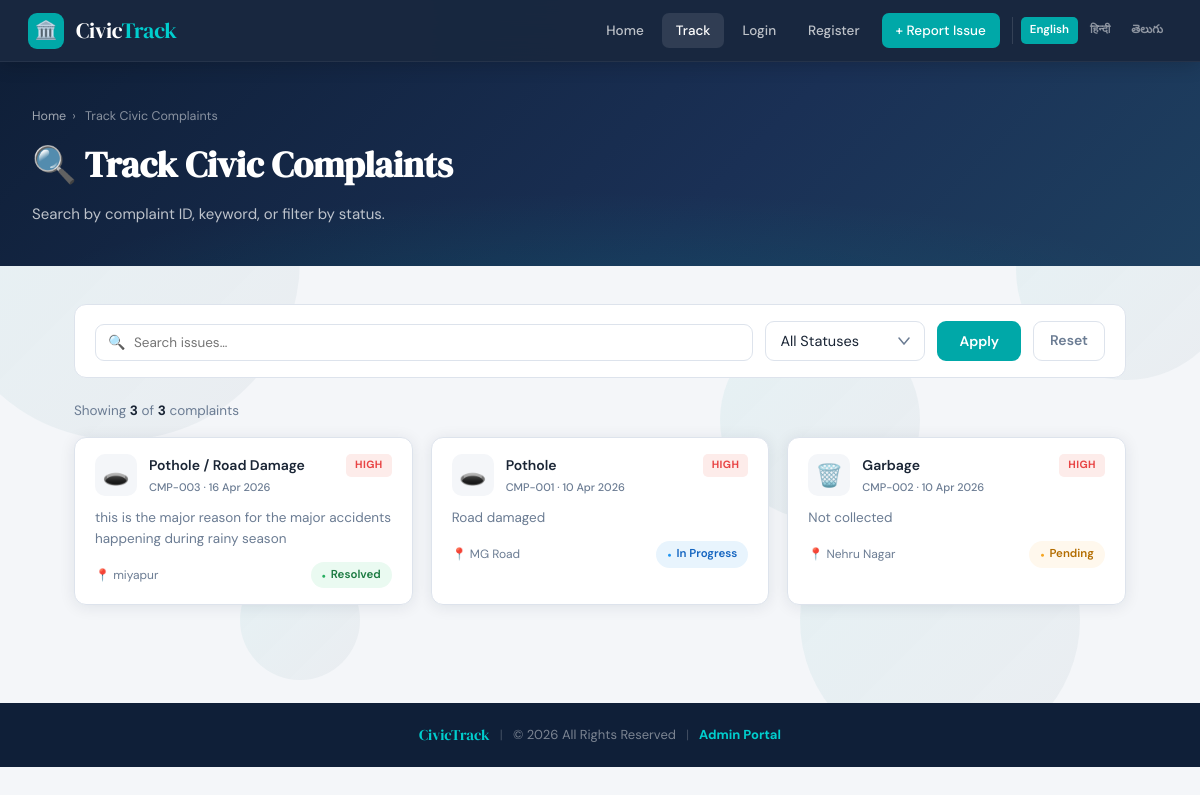
/track.php, run on the app's committed database.
### tables this page shows
CREATE TABLE `feedback` (
  `id` int NOT NULL,
  `complaint_id` varchar(20) NOT NULL,
  `rating` tinyint NOT NULL,
  `comment` text,
  `submitted_at` datetime NOT NULL DEFAULT CURRENT_TIMESTAMP,
  `created_at` datetime DEFAULT CURRENT_TIMESTAMP
);

CREATE TABLE `complaints` (
  `id` int NOT NULL,
  `complaint_id` varchar(20) NOT NULL,
  `type` varchar(120) NOT NULL,
  `description` text NOT NULL,
  `ward` varchar(255) DEFAULT NULL,
  `address` varchar(300) NOT NULL,
  `landmark` varchar(180) DEFAULT NULL,
  `lat` decimal(10,7) DEFAULT NULL,
  `lng` decimal(10,7) DEFAULT NULL,
  `priority` enum('High','Medium','Low') NOT NULL DEFAULT 'Medium',
  `status` enum('Pending','In Progress','Resolved','Escalated') NOT NULL DEFAULT 'Pending',
  `citizen_name` varchar(120) NOT NULL,
  `citizen_phone` varchar(15) NOT NULL,
  `citizen_id` int DEFAULT NULL,
  `image_path` varchar(350) DEFAULT NULL,
  `submitted_at` datetime NOT NULL DEFAULT CURRENT_TIMESTAMP,
  `updated_at` datetime NOT NULL DEFAULT CURRENT_TIMESTAMP ON UPDATE CURRENT_TIMESTAMP
);

### includes/db.php (called while the page is built, shortened)
<?php
class DB {
    private static ?PDO $instance = null;
    public static function get(): PDO {
        if (self::$instance === null) {
            $dsn = sprintf(
                'mysql:host=%s;dbname=%s;charset=%s',
                DB_HOST, DB_NAME, DB_CHARSET
            );
            try {
                self::$instance = new PDO($dsn, DB_USER, DB_PASS, [
                    PDO::ATTR_ERRMODE            => PDO::ERRMODE_EXCEPTION,
                    PDO::ATTR_DEFAULT_FETCH_MODE => PDO::FETCH_ASSOC,
                    PDO::ATTR_EMULATE_PREPARES   => false,
                ]);
            } catch (PDOException $e) {
                die('<div style="font-family:sans-serif;padding:40px;color:#c0392b">
                    <h2>Database Connection Failed</h2>
                    <p>Please check your <code>includes/config.php</code> credentials and ensure MySQL is running.</p>'
                    . (DEBUG_MODE ? '<pre>' . htmlspecialchars($e->getMessage()) . '</pre>' : '')
                    . '</div>');
            }
        }
        return self::$instance;
    }
    public static function rows(string $sql, array $params = []): array {
        $stmt = self::get()->prepare($sql);
        $stmt->execute($params);
        return $stmt->fetchAll();
    }
    public static function row(string $sql, array $params = []): ?array {
        $stmt = self::get()->prepare($sql);
        $stmt->execute($params);
        $row = $stmt->fetch();
        return $row ?: null;
    }
}

### track.php (the view, shortened to what this page needs)
<?php
require_once __DIR__ . '/includes/header.php';
$search       = trim($_GET['q']      ?? '');
$statusFilter = trim($_GET['status'] ?? 'all');
$filters = [];
$complaints   = getComplaints($filters);
$stats        = getStats();
?>
<div class="page-hero">
  <div class="breadcrumb"><a href="<?= APP_URL ?>/index.php"><?= te('nav_home') ?></a><span>›</span> <?= te('track_title') ?></div>
  <h1>🔍 <?= te('track_title') ?></h1>
  <p><?= te('track_sub') ?></p>
</div>
<div class="section">
  <form method="GET" style="background:var(--card);border:1px solid var(--border);border-radius:var(--radius);padding:16px 20px;margin-bottom:22px;display:flex;gap:12px;flex-wrap:wrap;align-items:flex-end">
    <div style="flex:1;min-width:200px">
      <div class="search-box" style="max-width:100%">
        <span class="search-icon">🔍</span>
        <input type="text" name="q" value="<?= e($search) ?>" placeholder="<?= te('search_placeholder') ?>" style="border-radius:9px"/>
      </div>
    </div>
    <div style="min-width:160px">
      <select name="status" class="form-control" style="height:40px">
        <option value="all"        <?= $statusFilter==='all'         ?'selected':'' ?>>All Statuses</option>
      </select>
    </div>
    <button type="submit" class="btn-submit" style="height:40px;padding:0 22px"><?= te('btn_apply') ?></button>
    <a href="<?= APP_URL ?>/track.php" class="btn-ghost" style="height:40px;padding:0 16px;display:flex;align-items:center"><?= te('btn_reset') ?></a>
  </form>
  <div style="font-size:13.5px;color:var(--text-muted);margin-bottom:16px">
    <?= te('showing') ?> <strong style="color:var(--text)"><?= count($complaints) ?></strong>
    <?= te('of') ?> <strong style="color:var(--text)"><?= (int)$stats['total'] ?></strong>
    <?= te('complaints') ?>
  </div>
  <?php if (empty($complaints)): ?>
    <div class="empty-state">
      <div class="empty-icon">📭</div>
      <h3><?= te('no_complaints') ?></h3>
      <p><a href="<?= APP_URL ?>/citizen/submit.php" style="color:var(--teal)"><?= te('nav_report') ?></a></p>
    </div>
  <?php else: ?>
    <div class="complaints-grid">
      <?php foreach ($complaints as $c): ?>
        <a href="<?= APP_URL ?>/citizen/view.php?id=<?= urlencode($c['complaint_id']) ?>"
           class="card complaint-card" style="text-decoration:none;display:block">
          <div class="complaint-card-header">
            <div class="complaint-icon" style="background:var(--bg);font-size:22px;width:42px;height:42px;border-radius:10px;display:flex;align-items:center;justify-content:center">
              <?= typeIcon($c['type']) ?>
            </div>
            <div class="complaint-meta">
              <div class="complaint-type"><?= e(preg_replace('/^[^\s]+\s/', '', $c['type'])) ?></div>
              <div class="complaint-id"><?= e($c['complaint_id']) ?> · <?= e($c['date_fmt']) ?></div>
            </div>
            <?= priorityBadge($c['priority']) ?>
          </div>
          <div class="complaint-card-body">
            <div class="complaint-desc"><?= e($c['description']) ?></div>
            <div class="complaint-footer">
              <span class="complaint-location">📍 <?= e($c['address']) ?></span>
              <?= statusBadge($c['status']) ?>
            </div>
          </div>
        </a>
      <?php endforeach; ?>
    </div>
  <?php endif; ?>
</div>
<?php require_once __DIR__ . '/includes/footer.php'; ?>

### includes/functions.php (shortened to what this page needs)
<?php
require_once __DIR__ . '/db.php';
function e(mixed $val): string {
    return htmlspecialchars((string)$val, ENT_QUOTES, 'UTF-8');
}
function getComplaints(array $filters = []): array {
    $where  = ['1=1'];
    $params = [];
    $sql = "SELECT c.*,
                   DATE_FORMAT(c.submitted_at, '%d %b %Y') AS date_fmt,
                   DATEDIFF(NOW(), c.submitted_at) AS age_days,
                   f.rating AS fb_rating,
                   f.comment AS fb_comment
            FROM complaints c
            LEFT JOIN feedback f ON f.complaint_id = c.complaint_id
            WHERE " . implode(' AND ', $where) . "
            ORDER BY FIELD(c.priority,'High','Medium','Low'), c.submitted_at DESC";
    return DB::rows($sql, $params);
}
function getStats(): array {
   return DB::row(
    "SELECT
        COUNT(*) AS total,
        SUM(CASE WHEN status = 'Pending' THEN 1 ELSE 0 END) AS pending,
        SUM(CASE WHEN status = 'In Progress' THEN 1 ELSE 0 END) AS in_progress,
        SUM(CASE WHEN status = 'Resolved' THEN 1 ELSE 0 END) AS resolved,
        SUM(CASE WHEN status = 'Escalated' THEN 1 ELSE 0 END) AS escalated,
        SUM(CASE WHEN priority = 'High' THEN 1 ELSE 0 END) AS highPriority
     FROM complaints"
    ) ?: ['total'=>0, 'pending'=>0, 'in_progress'=>0, 'resolved'=>0, 'escalated'=>0, 'highPriority'=>0];
}
function statusBadge(string $status): string {
    $map = [
        'Pending'     => 'badge-pending',
        'In Progress' => 'badge-inprogress',
        'Resolved'    => 'badge-resolved',
        'Escalated'   => 'badge-escalated',
    ];
    $cls = $map[$status] ?? 'badge-pending';
    return '<span class="badge ' . $cls . '">' . e($status) . '</span>';
}
function priorityBadge(string $priority): string {
    $map = ['High' => 'priority-high', 'Medium' => 'priority-medium', 'Low' => 'priority-low'];
    $cls = $map[$priority] ?? 'priority-low';
    return '<span class="priority-badge ' . $cls . '">' . e($priority) . '</span>';
}
function typeIcon(string $type): string {
    $map = [
        'Pothole'      => '🕳️',
        'Garbage'      => '🗑️',
        'Water'        => '💧',
        'Streetlight'  => '💡',
        'Tree'         => '🌳',
        'Drainage'     => '🚧',
        'Construction' => '🏗️',
        'Toilet'       => '🚻',
    ];
    foreach ($map as $key => $icon) {
        if (stripos($type, $key) !== false) return $icon;
    }
    return '📋';
}

### data on the page
feedback: complaints.type "🕳️", complaints.type "Pothole / Road Damage", complaints.complaint_id "CMP-003", date_fmt "16 Apr 2026", complaints.priority "HIGH", complaints.description "this is the major reason for the major accidents happening during rainy season", complaints.address "miyapur", complaints.status "Resolved"
complaints: type "🕳️", type "Pothole", complaint "CMP-001", date_fmt "10 Apr 2026", priority "HIGH", description "Road damaged", address "MG Road", status "In Progress"
complaints: type "🗑️", type "Garbage", complaint "CMP-002", date_fmt "10 Apr 2026", priority "HIGH", description "Not collected", address "Nehru Nagar", status "Pending"

### other printed values
te('nav_home') "Home"
te('nav_track') "Track"
te('nav_login') "Login"
te('nav_register') "Register"
te('nav_report') "+ Report Issue"
$label "English"
$label "हिन्दी"
$label "తెలుగు"
te('track_title') "Track Civic Complaints"
te('track_sub') "Search by complaint ID, keyword, or filter by status."
te('btn_apply') "Apply"
te('btn_reset') "Reset"
te('showing') "Showing"
count($complaints) "3"
te('of') "of"
